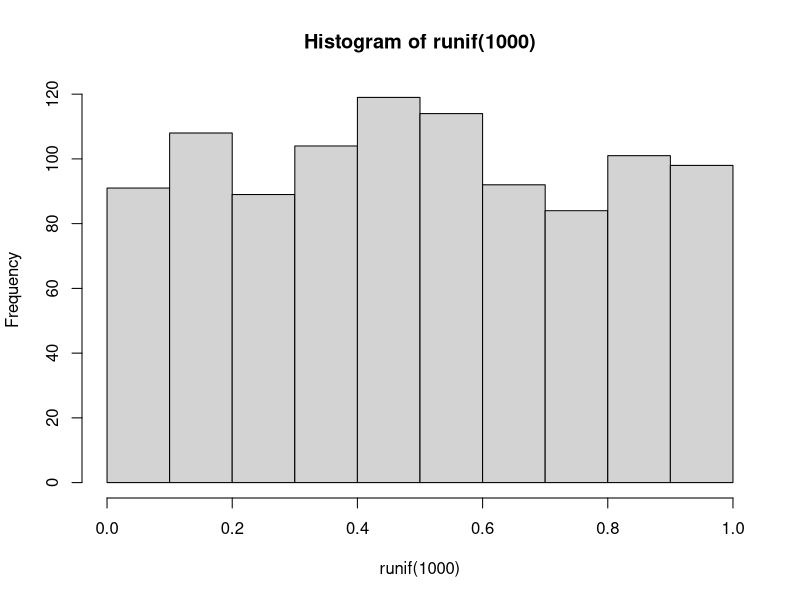
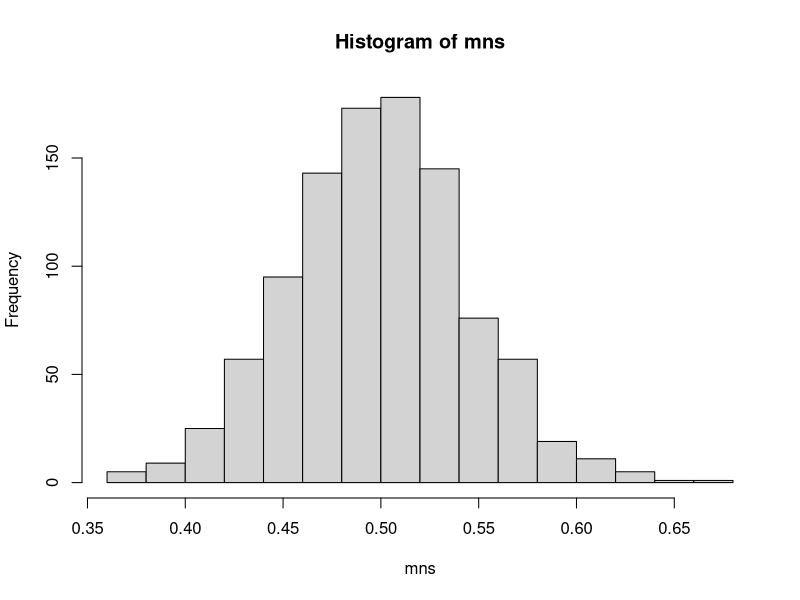
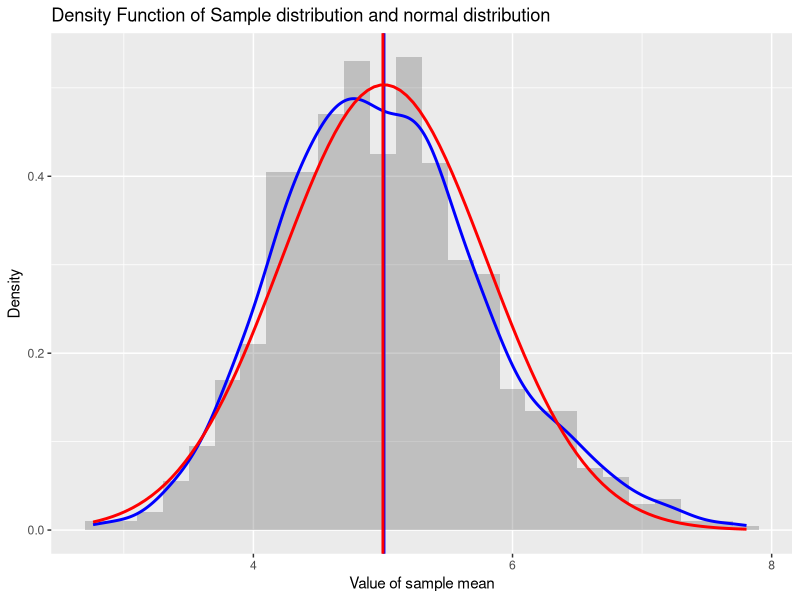
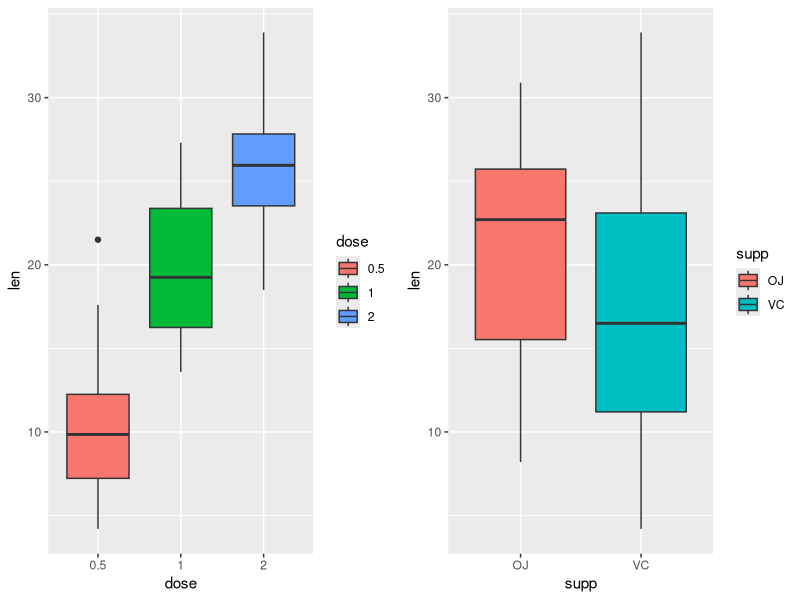

Write R code to recreate these figures, in order.
## This is the analysis for Coursera DataScience Class6 Final Project
## Charles 08/02/2017

## Set working directory
setwd("C:/Study/Coursera/1 Data-Science/2 RStudio/6 Class 6/Coursera_DataScience_Class6_FinalProject")
set.seed(135246987)
library(ggplot2)
library(gridExtra)
library(grid)

## Example
hist(runif(1000))
mns = NULL
for (i in 1 : 1000) mns = c(mns, mean(runif(40)))
hist(mns)

## Set parameter
n = 40
lambda = 0.2
numSample = 1000

## Make transfer
dataExp <- matrix( rexp(n*numSample,lambda), nrow = numSample)
dataMean <- data.frame(Mean = apply(dataExp,1,mean)) 
names(dataMean) <- c("Mean")

##Compare results
mu <- mean(dataExp)
sd <- sd(dataExp)/sqrt(n)
1/lambda/sqrt(n)

## Plot
g <- ggplot(data = dataMean, aes(x=Mean)) +
        geom_histogram(binwidth = 0.2, aes(y=..density..), alpha=0.3) +
        geom_vline(xintercept = mean(dataExp), size = 1, color = "blue") +
        geom_density(color="blue",size=1) +
        stat_function(fun = dnorm, args = list(mean=mu, sd=sd), color="red",size=1) +
        geom_vline(xintercept = 1/lambda, color="red",size=1) +
        ggtitle("Density Function of Sample distribution and normal distribution") +
        xlab("Value of sample mean") +
        ylab("Density")
plot(g)

## Part2
library(datasets)
data("ToothGrowth")
dataTG <- ToothGrowth
str(dataTG)
head(dataTG)
summary(dataTG)
dataTG$dose <- as.factor(dataTG$dose)

mean(subset(dataTG,supp=="OJ")$len)
mean(subset(dataTG,supp=="VC")$len)

# Plot len v.s. dose
g1 <- ggplot(data = dataTG, aes(x=dose, y=len)) +
        geom_boxplot(aes(fill = dose))
g2 <- ggplot(data = dataTG, aes(x=supp ,y=len)) +
        geom_boxplot(aes(fill = supp))
grid.arrange(g1,g2,nrow=1)

# Test len ~ supp
t.test(len ~ supp, data = dataTG, alternative ="two.sided")

t.test(subset(dataTG, supp == 'OJ')$len, subset(dataTG, supp == 'VC')$len,
       alternative ="two.sided")

# Not working like this
difference = subset(dataTG, supp == 'OJ')$len - subset(dataTG, supp == 'VC')$len
mu = mean(difference)
sd = sd(difference)
mu + c(-1,1)*qt(0.95,df=2)*sd/sqrt(30)

# Test len ~ dose
dataTG_0.5_1.0 <- subset(dataTG, dose %in% c("0.5","1"))
dataTG_0.5_2.0 <- subset(dataTG, dose %in% c("0.5","2"))
dataTG_1.0_2.0 <- subset(dataTG, dose %in% c("1","2"))

t.test(len ~ dose, data = dataTG_0.5_1.0)
t.test(len ~ dose, data = dataTG_0.5_2.0)
t.test(len ~ dose, data = dataTG_1.0_2.0)



































